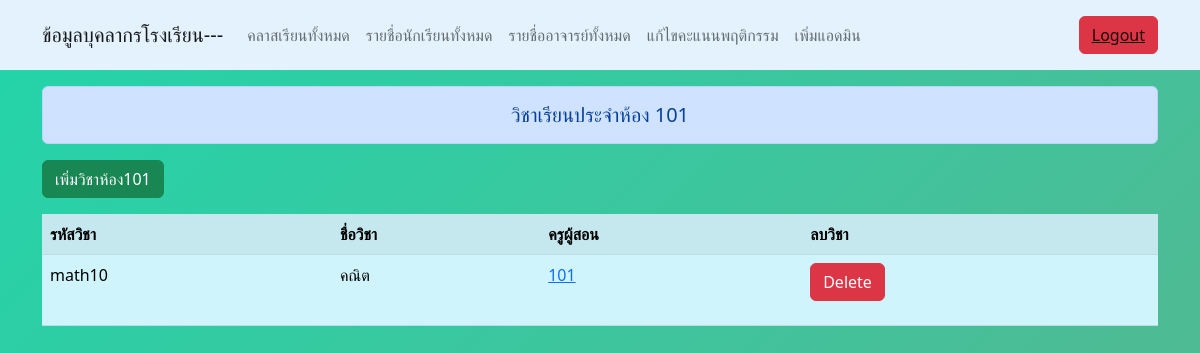
Page /showallsubject.php?id=101 on the committed database.
### tables this page shows
CREATE TABLE `sub` (
  `Subject_id` char(6) NOT NULL,
  `Subject_name` text NOT NULL,
  `Teacher_id` int(11) DEFAULT NULL
);

### showallsubject.php (the view, shortened to what this page needs)
<?php
include('condb.php');
$id = $_GET["id"];
?>
<!DOCTYPE html>
<html lang="en">
<head>
    <link rel="stylesheet" href="bootstrap/css/bootstrap.min.css" >
    <link rel="stylesheet" href="styles2.css">
</head>
<body>
    <?php include 'navbar.php';?>
    <div class="container">
    <div class="h5 text-center alert alert-primary mb-3 mt-3" role="alert">วิชาเรียนประจำห้อง <?php echo $id;?></div>
    <a href="addsubform.php?cid=<?=$id?>" class="btn btn-success mb-3">เพิ่มวิชาห้อง<?php echo $id;?></a>
    <table class="table table-info table-striped">
        <tr>
            <th>รหัสวิชา</th>
            <th>ชื่อวิชา</th>
            <th>ครูผู้สอน</th>
            <th>ลบวิชา</th>
        </tr>
        <?php
            $sql = "SELECT Subject_id, Subject_name, Teacher_id FROM sub NATURAL JOIN class_subject  WHERE Class_id = $id";
            $result = mysqli_query($conn, $sql);
            while($row=mysqli_fetch_array($result)){
        ?>
        <tr>
            <td><?=$row["Subject_id"]?></td>
            <td><?=$row["Subject_name"]?></td>
            <td><a href="showteacherclass.php?tid=<?=$row["Teacher_id"]?>&sid=<?=$row["Subject_id"]?>"><?=$row["Teacher_id"]?></a></td>
            <td><a href="delsub.php?sid=<?=$row["Subject_id"]?>&cid=<?=$id?>" class="btn btn-danger mb-3" onclick="Del(This.href);return false";>Delete</a></td>
        </tr>
        <?php
            }
        ?>
    </table>
    </div>
</body>
</html>

### styles2.css (style rules this page uses)
body { background: linear-gradient(-45deg, #a0f59d, #87de84, #6ea783, #23d5ab); background-size: 400% 400%; animation: gradient 15s ease infinite; height: 100vh; }

### rows in the picture
sub: Subject_id "math10", Subject_name "คณิต", Teacher "101"

### other values in the picture
$id "101"
